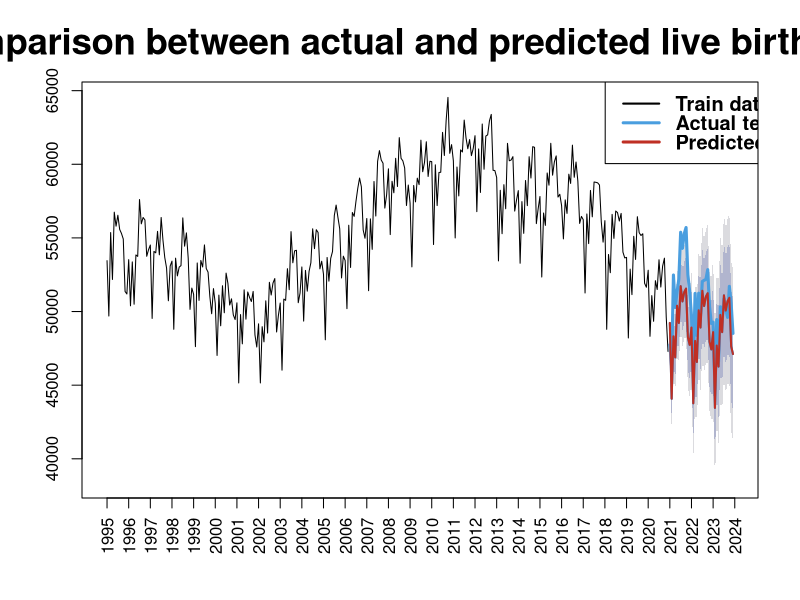
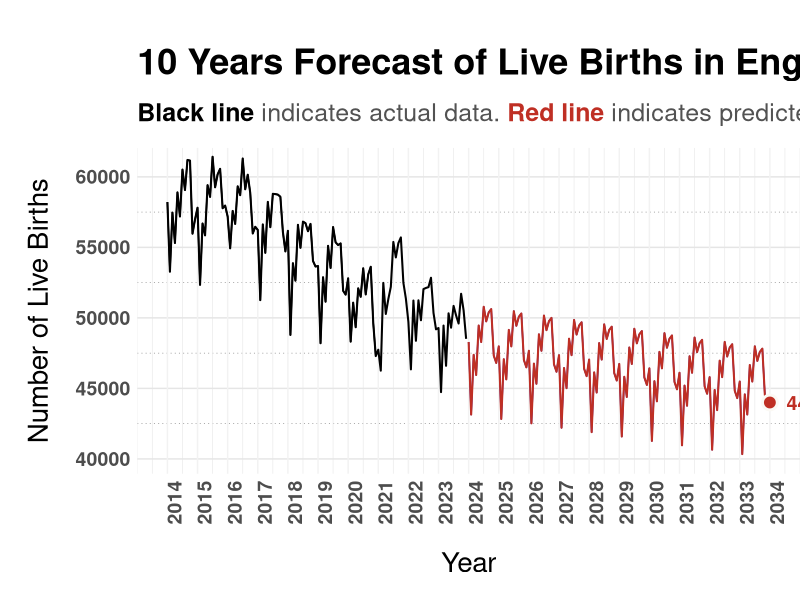

Write the R code that produced these figures, in order.
# ======================================= Load Libraries and Data =======================================

# Import required libraries
library(tidyverse)
library(readxl)
library(forecast)
library(Metrics)
library(ggtext)

# Load data from file 2023birthregistrations.xlsx from tab "Table_12" and start read the data from the sixth row
dailyLiveBirths <- read_excel("2023birthregistrations.xlsx", sheet = "Table_12", skip = 5)

# ======================================= Data Pre-Processing =======================================

# Handle missing values by replacing all value of "[z]" with "0"
dailyLiveBirths <- dailyLiveBirths %>% mutate(across(everything(), ~str_replace(., "\\[z\\]", "0")))

# Convert live births data across all years to numeric class
dailyLiveBirths <- dailyLiveBirths %>% mutate(across(3:31, as.numeric))

# Aggregate the data by month
monthlyLiveBirths <- dailyLiveBirths %>%
	group_by(Month) %>%
	summarise(across(2:30, sum))

# Sort the value in month column appropriately
monthlyLiveBirths$Month <- factor(monthlyLiveBirths$Month, levels = c(
	"January",
	"February",
	"March",
	"April",
	"May",
	"June",
	"July",
	"August",
	"September",
	"October",
	"November",
	"December"
))
monthlyLiveBirths <- monthlyLiveBirths[order(monthlyLiveBirths$Month),]

# Transpose the monthly data to matrix
monthlyLiveBirthsMatrix <- t(monthlyLiveBirths)

# Put the first row value as column name
colnames(monthlyLiveBirthsMatrix) <- monthlyLiveBirthsMatrix[1,]

# Remove first row
monthlyLiveBirthsMatrix <- monthlyLiveBirthsMatrix[-1,]

# Convert all values in the matrix to numeric
monthlyLiveBirthsMatrix <- apply(monthlyLiveBirthsMatrix, 2, as.numeric)

# Adjust the row names accordingly
rownames(monthlyLiveBirthsMatrix) <- colnames(monthlyLiveBirths[2:30])

# Sort the row names by year (ascendingly)
monthlyLiveBirthsMatrix <- monthlyLiveBirthsMatrix[order(row.names(monthlyLiveBirthsMatrix)),]

# Set the first 26 years as train data
monthlyLiveBirthsTrain <- monthlyLiveBirthsMatrix[1:26,]

# Set the last 3 years as test data
monthlyLiveBirthsTest <- monthlyLiveBirthsMatrix[27:29,]

# ======================================= Time-Series Forecasting =======================================

# Convert the train data to time series object
monthlyLiveBirthsTrainTS <- ts(monthlyLiveBirthsTrain, frequency = 12)
monthlyLiveBirthsTrainTS <- ts(as.vector(t(monthlyLiveBirthsTrainTS)), start = 1995, frequency = 12)

# Convert the test data to time series object
monthlyLiveBirthsTestTS <- ts(monthlyLiveBirthsTest, frequency = 12)
monthlyLiveBirthsTestTS <- ts(as.vector(t(monthlyLiveBirthsTestTS)), start = 2021, frequency = 12)

# Create model based on Triple Exponential Smoothing (TES) / Holt-Winters method
tesModel <- HoltWinters(monthlyLiveBirthsTrainTS)

# Create the forecast object to predict live births in 2021 to 2023
tesForecast <- forecast(tesModel, h = nrow(monthlyLiveBirthsTest) * ncol(monthlyLiveBirthsTest))

# Calculate Mean Absolute Percentage Error (MAPE) and Root Mean Squared Error (RMSE) to evaluate the model
data.frame(
	MAPE = mape(monthlyLiveBirthsTestTS, tesForecast$mean),
	RMSE = rmse(monthlyLiveBirthsTestTS, tesForecast$mean)
)

# Create the forecast object to predict live births from 2024 to 2034
tesFutureForecast <- forecast(tesModel, level = c(95), h = 13 * 12)

# Convert the time index to a numeric year
forecastYears <- as.numeric(time(tesFutureForecast$mean))

# Filter the forecasted values to include only those from 2024 onwards
tesFutureForecast$mean <- tesFutureForecast$mean[forecastYears >= 2024]
tesFutureForecast$lower <- tesFutureForecast$lower[forecastYears >= 2024,]
tesFutureForecast$upper <- tesFutureForecast$upper[forecastYears >= 2024,]

# Update the time index to include only those from 2024 onwards
tesFutureForecast$mean <- ts(tesFutureForecast$mean, start = 2024, frequency = 12)
tesFutureForecast$lower <- ts(tesFutureForecast$lower, start = 2024, frequency = 12)
tesFutureForecast$upper <- ts(tesFutureForecast$upper, start = 2024, frequency = 12)

# Create time series object based on the whole existing monthly live births data
monthlyLiveBirthsTS <- ts(monthlyLiveBirthsMatrix, frequency = 12)
monthlyLiveBirthsTS <- ts(as.vector(t(monthlyLiveBirthsTS)), start = 1995, frequency = 12)

# ======================================= Data Visualisation =======================================

# Generate line chart to compare the actual and predicted test data
plot(tesForecast, main = "", xaxt = "n")
title("Comparison between actual and predicted live births data", cex.main = 2.2)
axis(1, at = seq(1995, 2024, by = 1), las = 2)
lines(monthlyLiveBirthsTestTS, col = "#4a9edf", lwd = 3)
lines(tesForecast$mean, col = "#BF2F24", lwd = 2)
legend(
	"topright",
	cex = 1.2,
	legend = c("Train data", "Actual test data", "Predicted test data"),
	col = c("#000000", "#4a9edf", "#BF2F24"),
	lty = 1,
	lwd = c(2, 3, 3),
	x.intersp = 0.9,
	y.intersp = 0.8,
	text.font = 2,
	text.width = 3.4
)

# Generate line chart to visualize forecast for live birth trends over the next decade
tesFutureForecast %>% autoplot(PI = FALSE) +
	autolayer(tesFutureForecast$mean, series = "Forecast Data", color = "#BF2F24", size = 0.7) +
	autolayer(monthlyLiveBirthsTS, series = "Actual Data", color = "#000000", size = 0.7) +
	geom_point(
		aes(
			x = 2034,
			y = tail(tesFutureForecast$mean, 1),
		),
		shape = 21,
		fill = "#BF2F24",
		size = 4,
		color = "#fbf9f4",
		stroke = 1.5
	) +
	geom_text(
		aes(
			x = 2034,
			y = tail(tesFutureForecast$mean, 1),
			label = round(tail(tesFutureForecast$mean, 1))
		),
		color = "#BF2F24",
		fontface = "bold",
		hjust = -0.3,
		size = 5
	) +
	labs(
		title = "10 Years Forecast of Live Births in England and Wales",
		subtitle = "<b><span style='color:black'>Black line</span></b> indicates actual data.
		<b><span style='color:#BF2F24'>Red line</span></b> indicates predicted data.",
		x = "Year",
		y = "Number of Live Births"
	) +
	scale_x_continuous(
		breaks = seq(2014, 2034, 1),
		limits = c(2014, 2034)
	) +
	coord_cartesian(
		ylim = c(40000, 61000)
	) +
	theme_minimal() +
	theme(
		panel.grid.major.x = element_line(color = "grey95"),
		panel.grid.major.y = element_line(color = "grey90"),
		panel.grid.minor.y = element_line(linetype = 3, color = "grey55"),
		plot.title = element_text(face = "bold", size = 26, hjust = 0, margin = margin(b = 15)),
		plot.subtitle = element_markdown(size = 18, hjust = 0, margin = margin(b = 15), color = "grey32"),
		axis.title.x = element_text(size = 20, margin = margin(t = 20)),
		axis.text.x = element_text(face = "bold", size = 14, angle = 90, hjust = 1),
		axis.title.y = element_text(size = 20, margin = margin(r = 15)),
		axis.text.y = element_text(face = "bold", size = 14),
		plot.margin = margin(l = 20, r = 0, b = 15, t = 35)
	)
